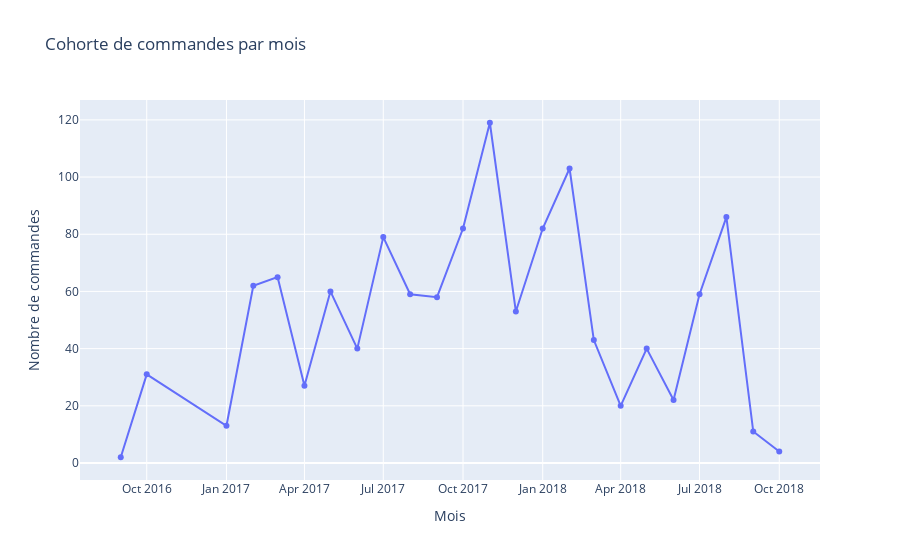

Write notebook code for a chart like this one.
### Code cell
# Données de la cohorte
dates = ["2016-09", "2016-10", "2017-01", "2017-02", "2017-03", "2017-04", "2017-05", "2017-06", "2017-07", "2017-08",
         "2017-09", "2017-10", "2017-11", "2017-12", "2018-01", "2018-02", "2018-03", "2018-04", "2018-05", "2018-06",
         "2018-07", "2018-08", "2018-09", "2018-10"]
cohort_values = [2, 31, 13, 62, 65, 27, 60, 40, 79, 59, 58, 82, 119, 53, 82, 103, 43, 20, 40, 22, 59, 86, 11, 4]

# Créer la trace de la ligne
trace = go.Scatter(x=dates, y=cohort_values, mode='lines+markers', name='Nombre de commandes')

# Créer la mise en page du graphique
layout = go.Layout(title='Cohorte de commandes par mois',
                   xaxis=dict(title='Mois'),
                   yaxis=dict(title='Nombre de commandes'))

# Créer la figure
fig = go.Figure(data=[trace], layout=layout)

# Afficher le graphique
fig.show()

### Figure 1 — Plotly figure (JSON) as saved in the notebook; plotly's stock layout.template omitted (floating-point values rounded to 4 significant figures)
{"data": [{"mode": "lines+markers", "name": "Nombre de commandes", "type": "scatter", "x": ["2016-09", "2016-10", "2017-01", "2017-02", "2017-03", "2017-04", "2017-05", "2017-06", "2017-07", "2017-08", "2017-09", "2017-10", "2017-11", "2017-12", "2018-01", "2018-02", "2018-03", "2018-04", "2018-05", "2018-06", "2018-07", "2018-08", "2018-09", "2018-10"], "y": [2, 31, 13, 62, 65, 27, 60, 40, 79, 59, 58, 82, 119, 53, 82, 103, 43, 20, 40, 22, 59, 86, 11, 4]}], "layout": {"title": {"text": "Cohorte de commandes par mois"}, "xaxis": {"title": {"text": "Mois"}}, "yaxis": {"title": {"text": "Nombre de commandes"}}}}
